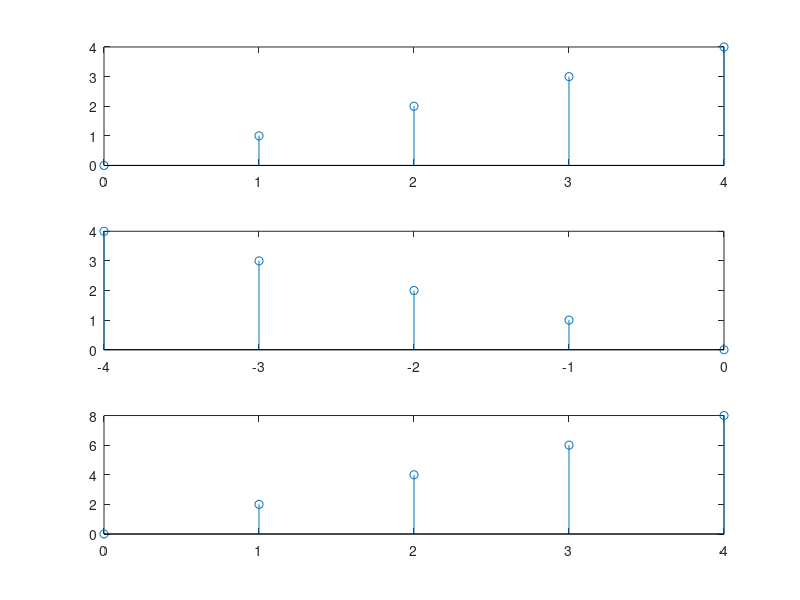

Write the MATLAB code that produced this figure.
% Bai 2.12 tin hieu x(-n),2x(n)
x=[0 1 2 3 4];
n=0:length(x)-1;
y=fliplr(x);
m=-fliplr(n);
subplot(311);
stem(n,x);
subplot(312);
stem(m,y);
x_d=x.*2;
subplot(313);
stem(n,x_d);
